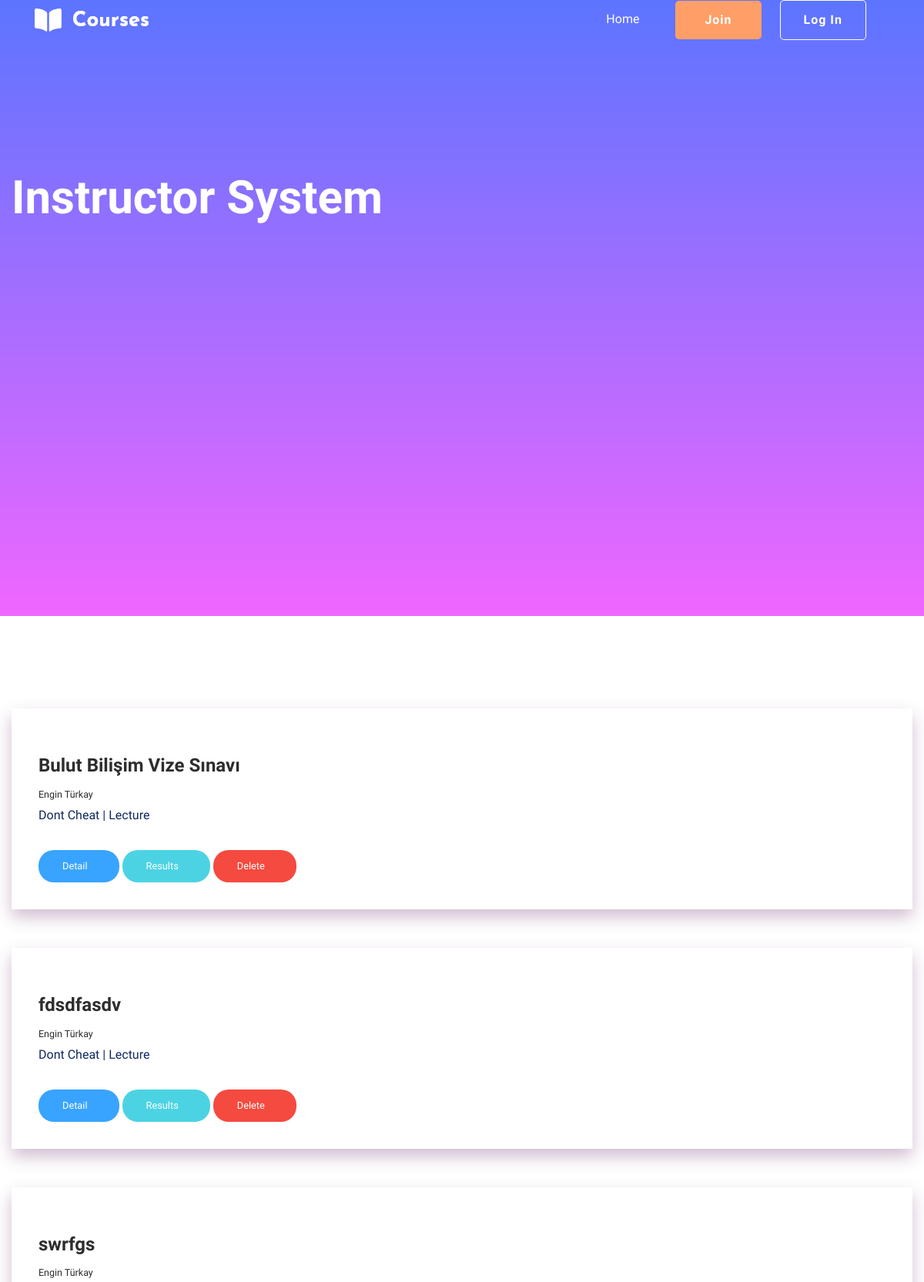
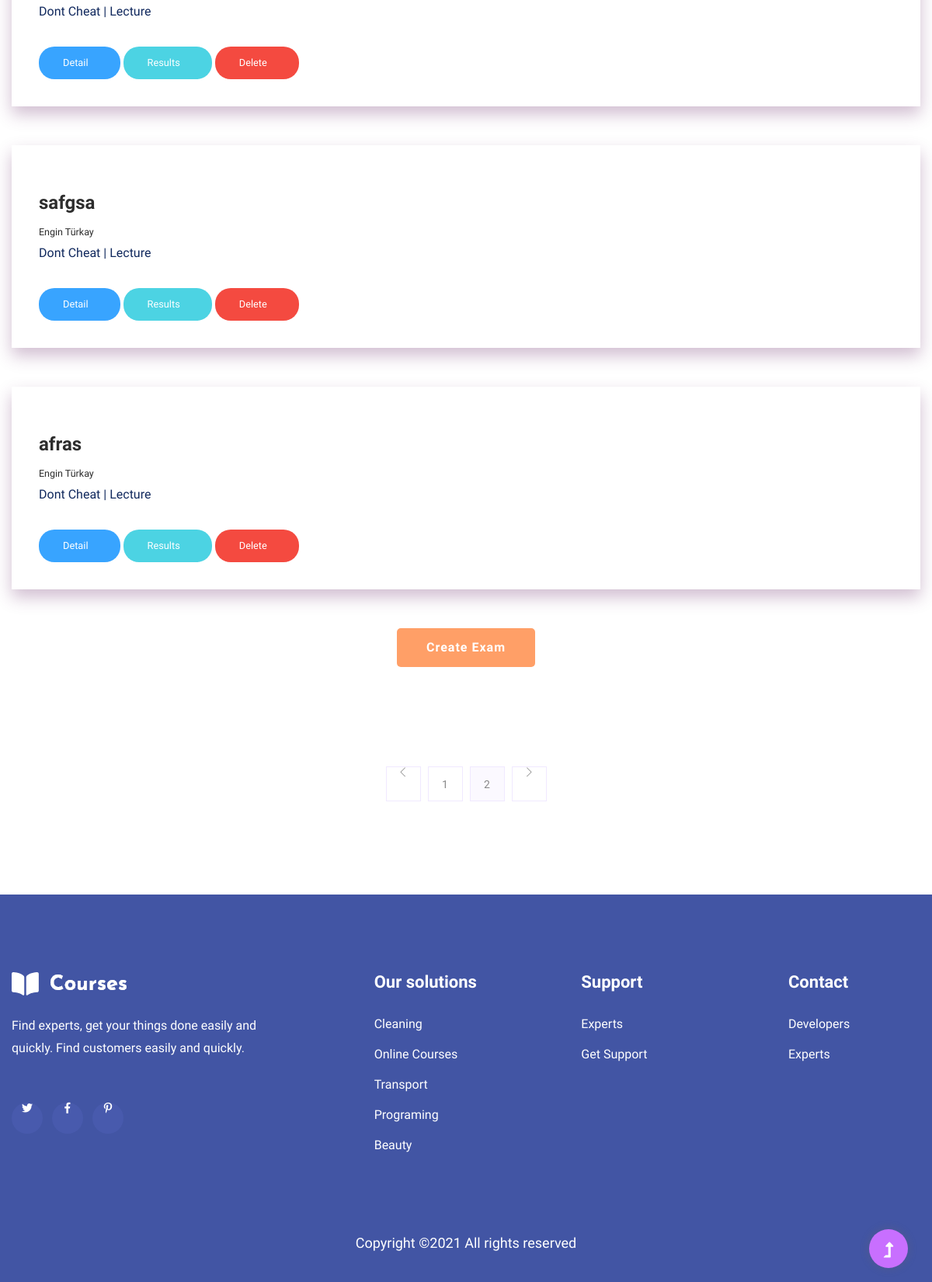
/main/instructor/ (signed in), run on the app's committed database (2 pictures, top to bottom).
### exam/models.py (models this page shows, shortened)
class Exam(models.Model):
    id = CharField(max_length=20, primary_key=True, db_column='id')
    name = CharField(max_length=100, db_column='EXNAME')
    organizer = ForeignKey(User,
                           default=None,
                           db_column='ORGANIZER',
                           on_delete=models.CASCADE)
    start_time = DateTimeField(db_column='START')
    end_time = DateTimeField(db_column='END')
    class Meta:
        db_table = "EXAM"

### user/views.py (the view)
def instructor_main(request):
    mail = request.session['user']
    exams = ExamController.show_created_exams(mail)
    return render(request, 'instructor.html', {'exams': exams})

### exam/controllers.py (called while the page is built)
    @staticmethod
    def show_created_exams(email):
        examlist = []
        try:
            user = User.objects.filter(mail=email, is_organizer=True).get()
            exams = Exam.objects.filter(
                organizer=user.id).prefetch_related('organizer')
            for exam in exams:
                examlist.append(
                    CreatedQuiz(exam.id, exam.organizer.name,
                                exam.organizer.surname, exam.name,
                                exam.start_time, exam.end_time))
        except Exception:
            print("Uygun User bulunamadı")
        return examlist

### templates/instructor.html (shortened to what this page needs)
{% extends 'base.html' %}
{% load static %}
{% block body %}
    <main>
        <section class="slider-area slider-area2">
            <div class="slider-active">
                <div class="single-slider slider-height2">
                    <div class="container">
                        <div class="row">
                            <div class="col-xl-8 col-lg-11 col-md-12">
                                <div class="hero__caption hero__caption2">
                                    <h1 data-animation="bounceIn" data-delay="0.2s">Instructor System</h1>
                                </div>
                            </div>
                        </div>
                    </div>
                </div>
            </div>
        </section>
        <section class="blog_area section-padding">
            <div class="container">
                <div class="row">
                    <div class="col-lg-12 mb-12 mb-lg-12">
                        <div class="blog_left_sidebar">
                            {% for exam in exams %}
                            <article class="blog_item">
                                <div class="blog_details">
                                    <a class="d-inline-block" href="#">
                                        <h2 class="blog-head" style="color: #2d2d2d;">{{ exam.name }}</h2>
                                    </a>
                                        <h5 class="blog-head" style="color: #2d2d2d;">{{ exam.org_name }}</h5>
                                    <p>Dont Cheat | Lecture</p>
                                    <div class="d-inline-block">
                                        <a href="{% url 'exam:detail' exam_id=exam.id %}" class="genric-btn info circle arrow">Detail</a>
                                        <a href="{% url 'exam:scores' exam_id=exam.id %}" class="genric-btn success circle arrow">Results</a>
                                        <a href="{% url 'exam:delete' exam_id=exam.id %}" class="genric-btn danger circle arrow">Delete</a>
                                    </div>
                                    </div>
                            </article>
                            {% endfor%}
                            <div class="col-xl-12 col-lg-12 col-md-12 ">
                                <div class="d-flex justify-content-center ">
                                    <li class="button-header margin-right ">
                                        <a id="createQuestion"class="btn  btn-success"  href="{% url 'exam:create' %}" type="button" value="Create Exam">Create Exam</a>
                                    </li>
                                </div>
                             </div>
                            <br><br>
                            <nav class="blog-pagination justify-content-center d-flex">
                                <ul class="pagination">
                                    <li class="page-item">
                                        <a href="#" class="page-link" aria-label="Previous">
                                            <i class="ti-angle-left"></i>
                                        </a>
                                    </li>
                                    <li class="page-item">
                                        <a href="#" class="page-link">1</a>
                                    </li>
                                    <li class="page-item active">
                                        <a href="#" class="page-link">2</a>
                                    </li>
                                    <li class="page-item">
                                        <a href="#" class="page-link" aria-label="Next">
                                            <i class="ti-angle-right"></i>
                                        </a>
                                    </li>
                                </ul>
                            </nav>
                        </div>
                    </div>
                </div>
            </div>
        </section>
    </main>
{% endblock%}

### templates/assets/css/solvee.css (style rules this page uses)
body { background-color: #616161 }

### data on the page
Exam: name "Bulut Bilişim Vize Sınavı"
Exam: name "fdsdfasdv"
Exam: name "swrfgs"
Exam: name "safgsa"
Exam: name "afras"

### other printed values
{{ exam.org_name }} "Engin Türkay" "Engin Türkay" "Engin Türkay" "Engin Türkay" "Engin Türkay"
